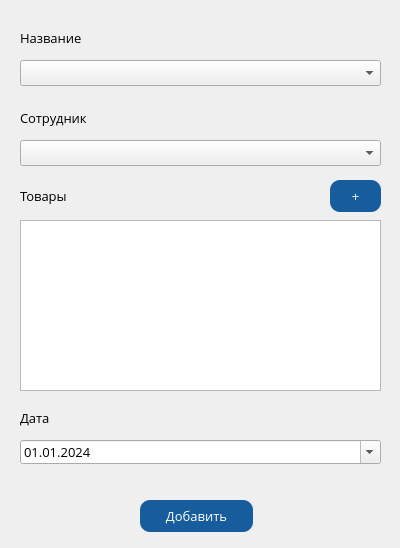
<?xml version="1.0" encoding="UTF-8"?>
<ui version="4.0">
 <class>Form_Insert_Zakaz</class>
 <widget class="QWidget" name="Form_Insert_Zakaz">
  <property name="windowModality">
   <enum>Qt::ApplicationModal</enum>
  </property>
  <property name="geometry">
   <rect>
    <x>0</x>
    <y>0</y>
    <width>400</width>
    <height>548</height>
   </rect>
  </property>
  <property name="font">
   <font>
    <family>Open Sans</family>
    <pointsize>10</pointsize>
   </font>
  </property>
  <property name="windowTitle">
   <string>Форма добавления записи</string>
  </property>
  <property name="windowIcon">
   <iconset>
    <normaloff>logo.png</normaloff>logo.png</iconset>
  </property>
  <widget class="QLabel" name="label">
   <property name="geometry">
    <rect>
     <x>20</x>
     <y>30</y>
     <width>181</width>
     <height>16</height>
    </rect>
   </property>
   <property name="text">
    <string>Название</string>
   </property>
  </widget>
  <widget class="QPushButton" name="pushButton">
   <property name="geometry">
    <rect>
     <x>140</x>
     <y>500</y>
     <width>113</width>
     <height>32</height>
    </rect>
   </property>
   <property name="styleSheet">
    <string notr="true">QPushButton {
    border-radius:  10px;
    background-color:  rgb(23, 92, 157);
    color:  rgb(255, 255, 255);
	font: 10pt &quot;Open Sans&quot;;
}

QPushButton:pressed {
    background-color:  rgb(11, 48, 84);
}</string>
   </property>
   <property name="text">
    <string>Добавить</string>
   </property>
  </widget>
  <widget class="QLabel" name="label_2">
   <property name="geometry">
    <rect>
     <x>20</x>
     <y>110</y>
     <width>181</width>
     <height>16</height>
    </rect>
   </property>
   <property name="text">
    <string>Сотрудник</string>
   </property>
  </widget>
  <widget class="QLabel" name="label_3">
   <property name="geometry">
    <rect>
     <x>20</x>
     <y>185</y>
     <width>181</width>
     <height>21</height>
    </rect>
   </property>
   <property name="text">
    <string>Товары</string>
   </property>
  </widget>
  <widget class="QLabel" name="label_5">
   <property name="geometry">
    <rect>
     <x>20</x>
     <y>410</y>
     <width>181</width>
     <height>16</height>
    </rect>
   </property>
   <property name="font">
    <font>
     <family>Open Sans</family>
     <pointsize>10</pointsize>
    </font>
   </property>
   <property name="text">
    <string>Дата</string>
   </property>
  </widget>
  <widget class="QDateEdit" name="dateEdit">
   <property name="geometry">
    <rect>
     <x>20</x>
     <y>440</y>
     <width>361</width>
     <height>24</height>
    </rect>
   </property>
   <property name="displayFormat">
    <string>dd.MM.yyyy</string>
   </property>
   <property name="calendarPopup">
    <bool>true</bool>
   </property>
   <property name="date">
    <date>
     <year>2024</year>
     <month>1</month>
     <day>1</day>
    </date>
   </property>
  </widget>
  <widget class="QComboBox" name="comboBox">
   <property name="geometry">
    <rect>
     <x>20</x>
     <y>60</y>
     <width>361</width>
     <height>26</height>
    </rect>
   </property>
  </widget>
  <widget class="QComboBox" name="comboBox_2">
   <property name="geometry">
    <rect>
     <x>20</x>
     <y>140</y>
     <width>361</width>
     <height>26</height>
    </rect>
   </property>
  </widget>
  <widget class="QPushButton" name="pushButton_2">
   <property name="geometry">
    <rect>
     <x>330</x>
     <y>180</y>
     <width>51</width>
     <height>32</height>
    </rect>
   </property>
   <property name="styleSheet">
    <string notr="true">QPushButton {
    border-radius:  10px;
    background-color:  rgb(23, 92, 157);
    color:  rgb(255, 255, 255);
	font: 10pt &quot;Open Sans&quot;;
}

QPushButton:pressed {
    background-color:  rgb(11, 48, 84);
}</string>
   </property>
   <property name="text">
    <string>+</string>
   </property>
  </widget>
  <widget class="QTableView" name="tableView">
   <property name="geometry">
    <rect>
     <x>20</x>
     <y>220</y>
     <width>361</width>
     <height>171</height>
    </rect>
   </property>
  </widget>
 </widget>
 <resources/>
 <connections/>
</ui>
